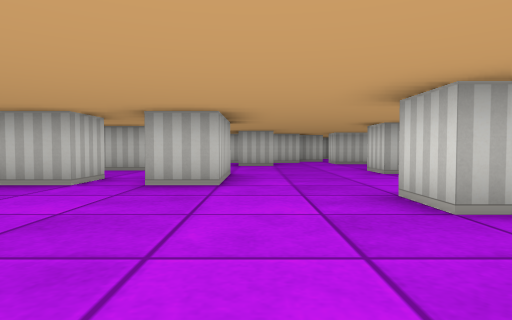
View 1 (above)

24 first-person views from a walk through a cub3D ray-caster map. The camera is about half as high as the walls, tilts 2° down and sees 75° across. The floor is counted in squares. Each view is taken from the middle of a square. On the plan, view 1 faces up. The plan holds only what a view shows up to about 9 squares ahead; the rest is blank.

View 2
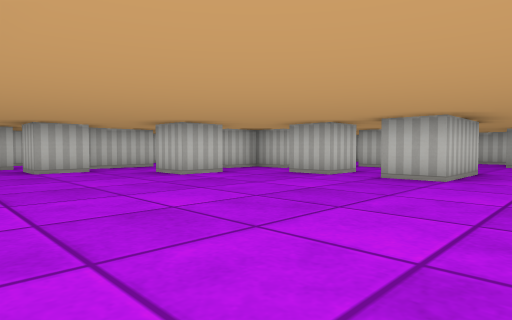

View 3
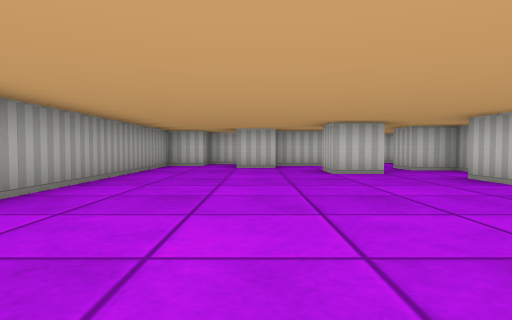

View 4
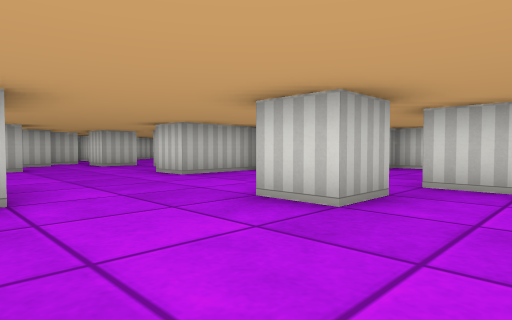

View 5
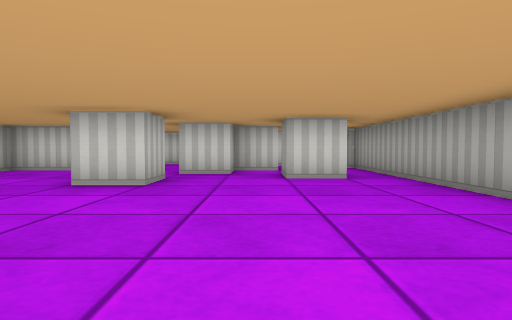

View 6
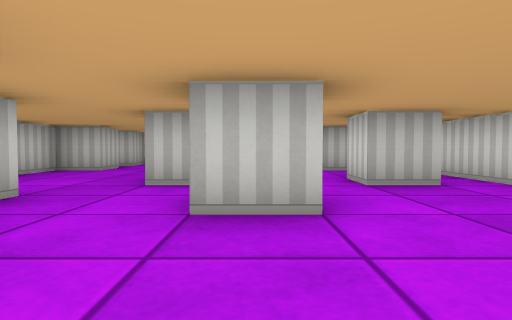

View 7
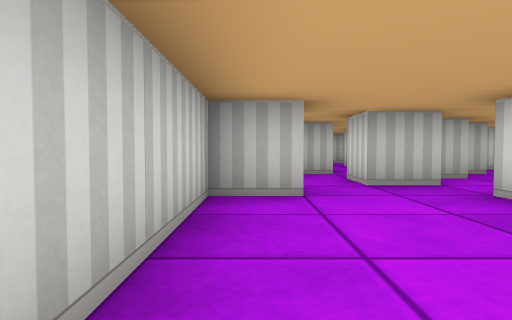

View 8
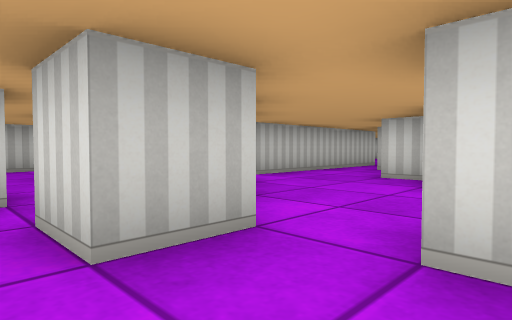

View 9
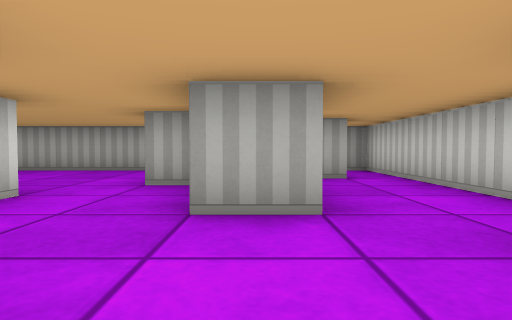

View 10
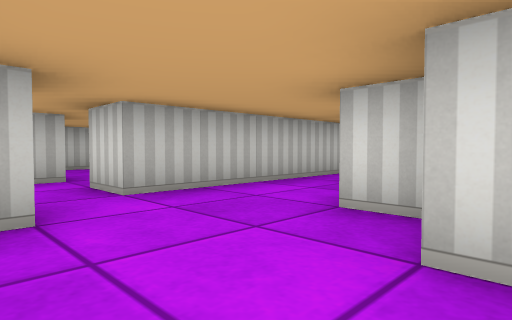

View 11
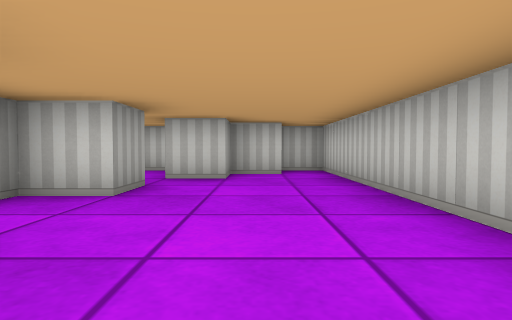

View 12
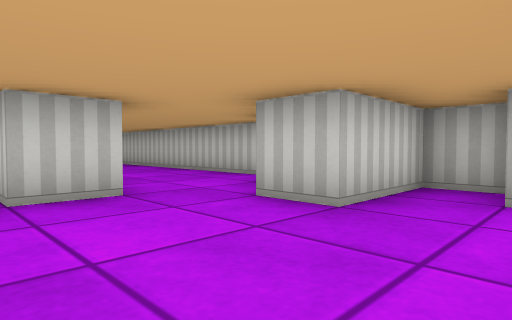

View 13
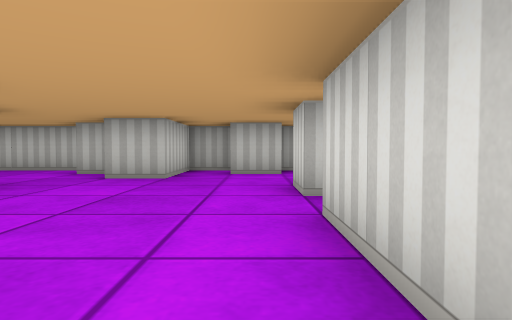

View 14
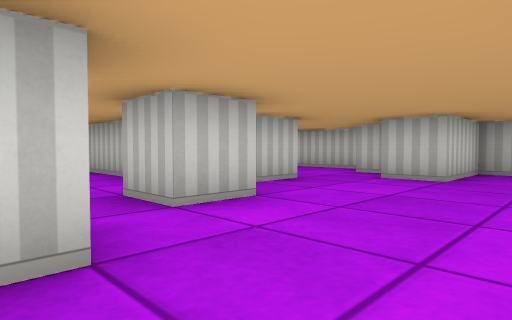

View 15
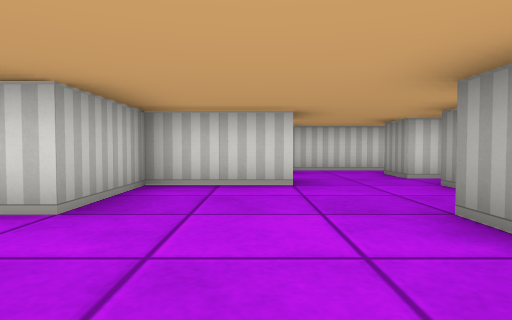

View 16
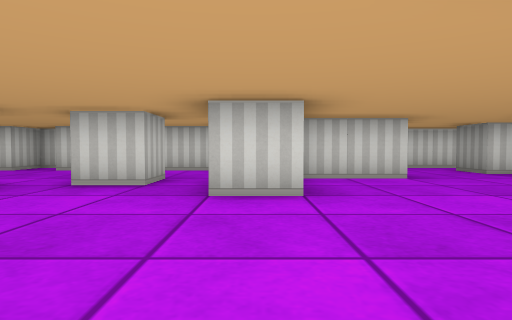

View 17
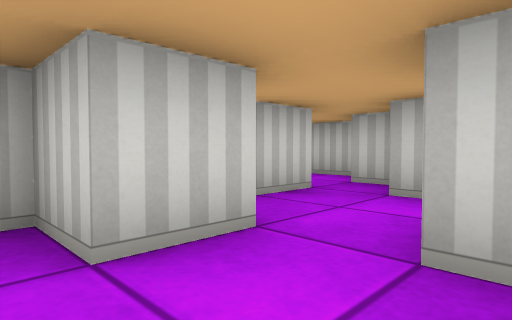

View 18
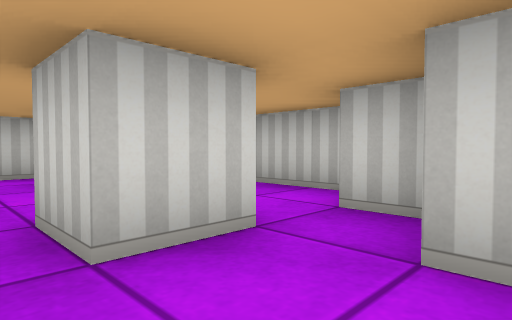

View 19
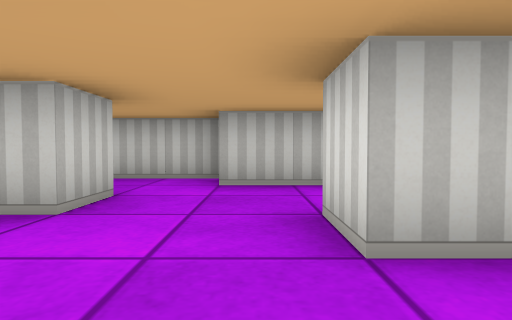

View 20
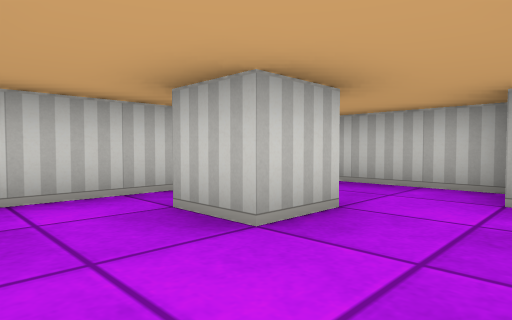

View 21
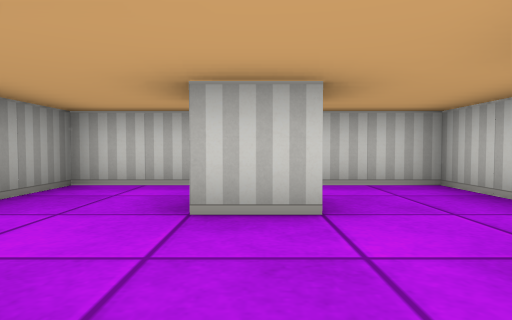

View 22
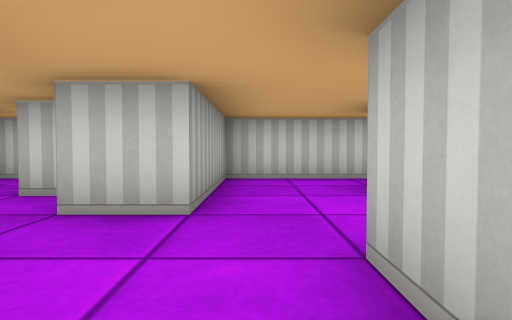

View 23
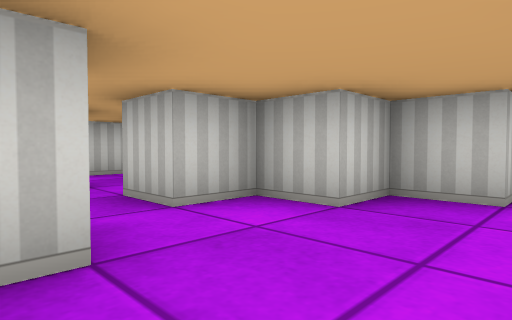

View 24
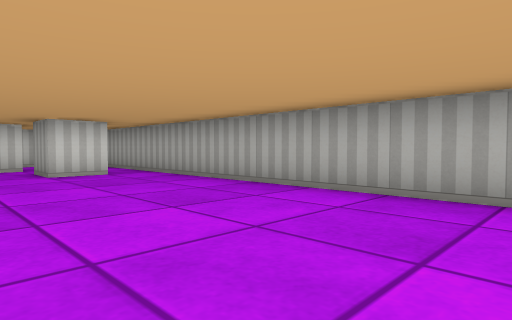

### Floor plan
Ten units are one square. View 1 is at (0, 0); x grows to the right and y downward. Boxes are objects, and circles mark ways between rooms. Rooms are numbered by the first view taken in them; rooms with no view inside come last. Other rooms are left out.
<svg viewBox="-110 -170 190 190">
<path fill="none" stroke="#000" d="M-25 -56 -25 -45 -35 -45 -35 -55M-25 -75 -35 -75M-5 -66 -5 -45 -15 -45 -15 -64M-45 -55 -55 -55 -55 -45 -65 -45M-25 -88 -25 -95M-45 -36 -45 -25 -55 -25M-55 -76 -55 -71M6 -95 -5 -95M19 -35 25 -35M-45 -105 -55 -105 -55 -95 -65 -95 -65 -85 -75 -85 -75 -95M26 -25 15 -25 15 -35M12 -115 -35 -115M45 -44 45 -65 25 -65 25 -75M-71 -15 -65 -15 -65 -5 -75 -5M-85 -85 -85 -75 -95 -75 -95 -46M45 -85 35 -85 35 -95M-86 -35 -75 -35 -75 -18M-75 -105 -81 -105M35 -15 35 -25M45 -96 45 -91M-85 -100 -85 -95M35 -115 35 -105 25 -105M25 5 25 -5 35 -5M55 -25 65 -25M45 -4 45 -15M65 -80 65 -115M25 -136 25 -125 21 -125M-70 15 25 15M-105 -28 -105 15 -100 15M-95 -5 -90 -5M-105 -99 -105 -78M75 -19 75 -45 71 -45M31 -155 25 -155M75 -120 75 -125 65 -125 65 -135M65 -155 55 -155M55 -165 45 -165 45 -145 35 -145M-45 -115 -45 -105M-35 -115 -35 -125M-35 -135 -45 -135M-55 -135 -55 -125 -65 -125M-48 -145 -55 -145M-85 -146 -85 -135 -95 -135M-65 -125 -65 -135M-60 -155 -75 -155M-75 -165 -105 -165 -105 -115 -75 -115 -75 -105M-25 -135 -15 -135 -15 -125M20 -165 -55 -165 -55 -155M-45 -155 -45 -145 -35 -145 -35 -135M25 15 55 15M45 -15 35 -15"/>
<circle cx="-25" cy="-105" r="3" fill="#2a7"/>
<circle cx="-40" cy="-100" r="3" fill="#2a7"/>
<circle cx="10" cy="-150" r="3" fill="#2a7"/>
<circle cx="30" cy="10" r="3" fill="#2a7"/>
<circle cx="-60" cy="-120" r="3" fill="#2a7"/>
<circle cx="-30" cy="-140" r="3" fill="#2a7"/>
<text x="-20" y="-60">1</text>
<text x="-40" y="-120">2</text>
<text x="-80" y="-140">3</text>
<text x="-10" y="-150">4</text>
<text x="40" y="10">5</text>
</svg>
Room 1 opens to room 2. Room 1 opens to room 4. Room 1 opens to room 5. Room 2 opens to room 3. Room 2 opens to room 4.

Where each view was taken, in squares from view 1:
view 1: 0 up, 0 right, facing up
view 2: 1 down, 1 right, facing up-left
view 3: 1 up, 2 right, facing left
view 4: 1 up, 1 left, facing up-right
view 5: 1 up, 3 left, facing right
view 6: 0 up, 5 left, facing up
view 7: 4 up, 9 left, facing up
view 8: 7 up, 8 left, facing up-right
view 9: 6 up, 8 left, facing down
view 10: 8 up, 5 left, facing up-right
view 11: 15 up, 2 right, facing left
view 12: 12 up, 6 right, facing up-left
view 13: 9 up, 6 right, facing up
view 14: 9 up, 6 right, facing up-left
view 15: 5 up, 0 right, facing right
view 16: 7 up, 1 left, facing right
view 17: 10 up, 3 left, facing up-left
view 18: 12 up, 4 left, facing up-left
view 19: 11 up, 7 left, facing up
view 20: 12 up, 7 left, facing up-left
view 21: 14 up, 6 left, facing left
view 22: 12 up, 5 left, facing left
view 23: 7 up, 4 left, facing up-left
view 24: 2 up, 4 left, facing down-right
